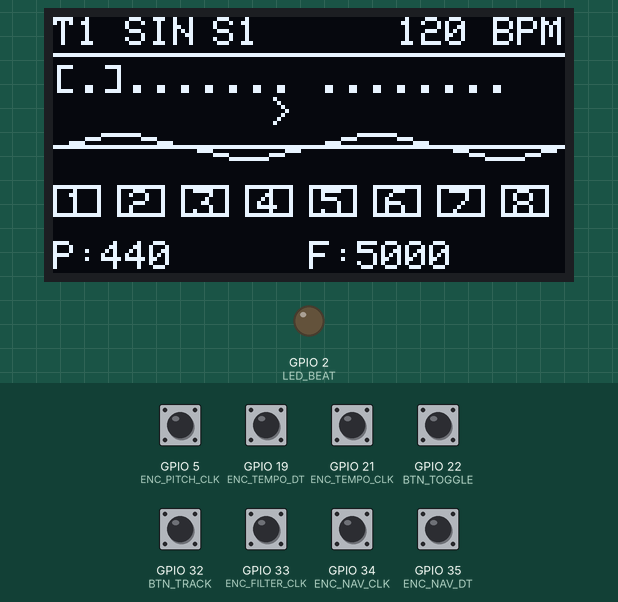
This sketch was run on a simulated ESP32. On the bench: 128×64 one-colour display, output pins drawn as LEDs (lit = HIGH). Dashed ring = blinking. Inputs (shaded band) come from the test bench; at power-on: GPIO 5 (ENC_PITCH_CLK), GPIO 19 (ENC_TEMPO_DT), GPIO 21 (ENC_TEMPO_CLK), GPIO 22 (BTN_TOGGLE), GPIO 32 (BTN_TRACK), GPIO 33 (ENC_FILTER_CLK), GPIO 34 (ENC_NAV_CLK), GPIO 35 (ENC_NAV_DT) HIGH. I2S audio is not simulated (input reads silence); what the sketch prints to the serial monitor is not drawn.

Above: at 2.2 s.
2.3 s: GPIO 22 (BTN_TOGGLE) pulled LOW for 0.15 s
At 2.55 s:
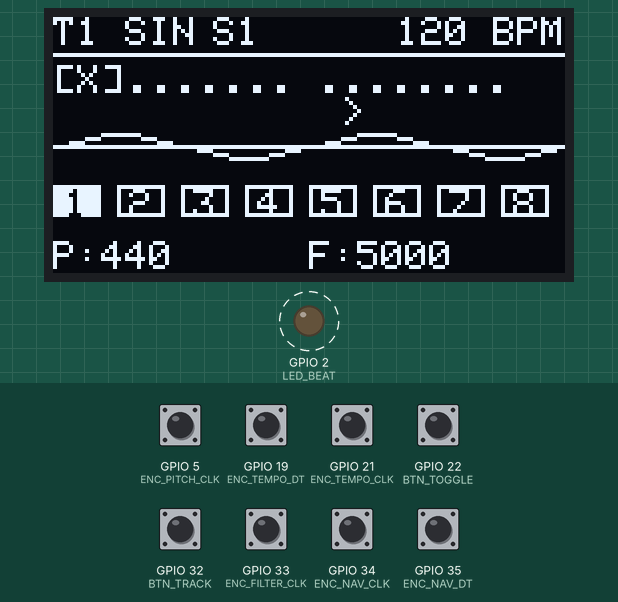
3.0 s: GPIO 32 (BTN_TRACK) pulled LOW for 0.15 s
At 3.24 s:
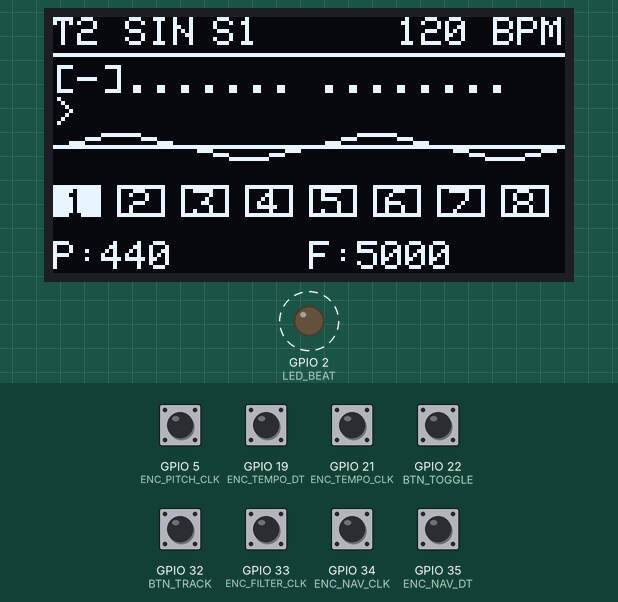
3.7 s: GPIO 34 (ENC_NAV_CLK) pulled LOW for 0.15 s
At 3.92 s:
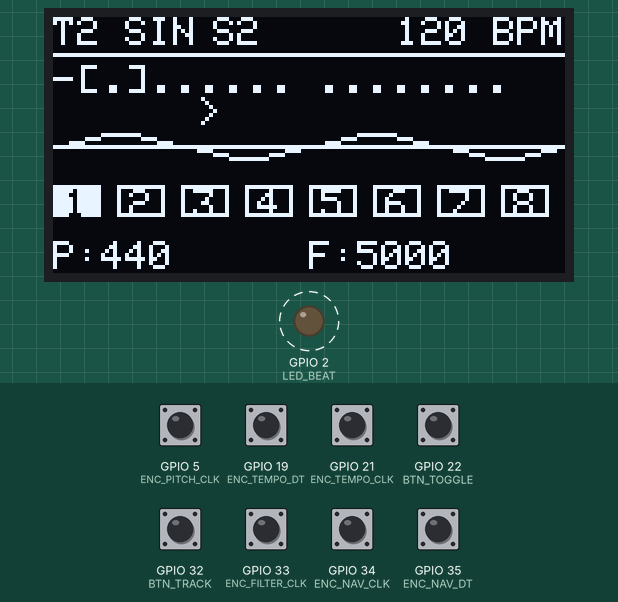
4.4 s: GPIO 21 (ENC_TEMPO_CLK) pulled LOW for 0.15 s
At 4.6 s:
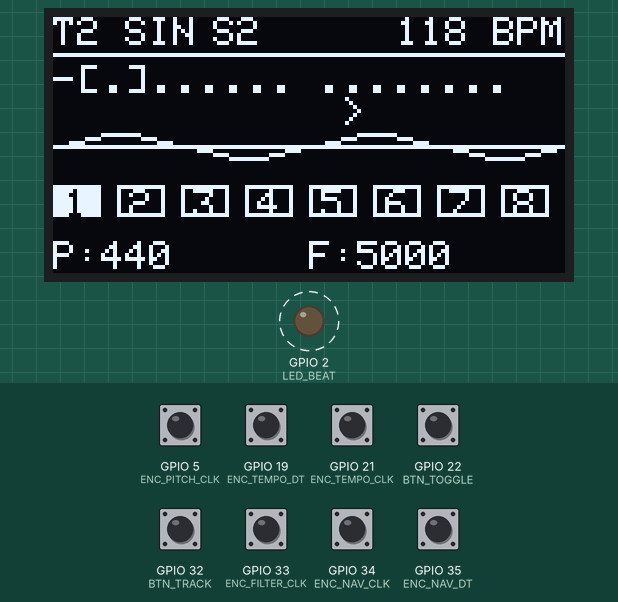
5.1 s: GPIO 22 (BTN_TOGGLE) pulled LOW for 1 s
At 5.29 s:
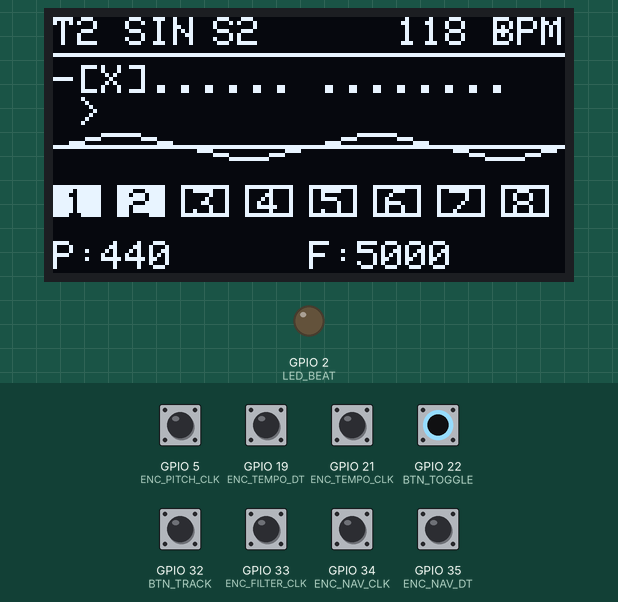
6.7 s: GPIO 32 (BTN_TRACK) pulled LOW for 1 s
At 6.89 s:
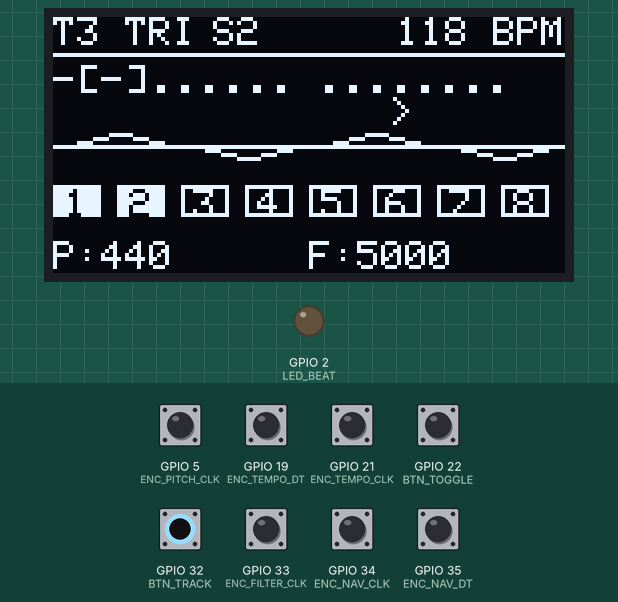
Timing chart, 0 to 12.8 s (numbered marks = the images above; inputs shaded):
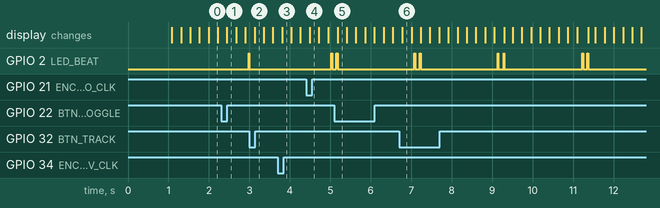

Measured:
- after the input at 2.3 s, GPIO 2 (LED_BEAT): LOW → HIGH after 0.68 s, → LOW 0.02 s later; the display: changes after 0.15 s (image 1)
- after the input at 3.0 s, the display: changes after 0.13 s (image 2)
- after the input at 3.7 s, the display: changes after 0.11 s (image 3)
- after the input at 5.1 s, GPIO 2 (LED_BEAT): LOW → HIGH after 0.05 s, → LOW 0.03 s later; the display: changes after 0.08 s (image 5)
- after the input at 6.7 s, the display: changes after 0.08 s (image 6)

The sketch:

seq_4enc_1_3oled_8x16track_UI_hybrid_GOLDEN_1.ino
```cpp
#include <driver/i2s.h>
#include <SPI.h>
#include <Wire.h>
#include <Adafruit_GFX.h>
#include <Adafruit_SH110X.h>

// I2S Audio
#define I2S_BCK 26
#define I2S_WS 25
#define I2S_DOUT 27
#define SAMPLE_RATE 44100
#define BUFFER_SIZE 64

// OLED
#define SCREEN_WIDTH 128
#define SCREEN_HEIGHT 64
#define OLED_DC 16
#define OLED_CS 4
#define OLED_RESET 17
Adafruit_SH1106G display = Adafruit_SH1106G(SCREEN_WIDTH, SCREEN_HEIGHT, &SPI, OLED_DC, OLED_RESET, OLED_CS);

// Encoders
#define ENC_NAV_CLK 34
#define ENC_NAV_DT 35
#define ENC_PITCH_CLK 5
#define ENC_PITCH_DT 13
#define ENC_FILTER_CLK 33
#define ENC_FILTER_DT 14
#define ENC_TEMPO_CLK 21
#define ENC_TEMPO_DT 19

// Buttons & LED
#define BTN_TOGGLE 22
#define BTN_TRACK 32
#define LED_BEAT 2

// Sequencer parameters
#define NUM_TRACKS 8
#define NUM_STEPS 16

struct Track {
  bool active;
  float phase;
  float frequency;
  int waveType;
  float pan;
  float volume;
  float envLevel;
  int envStage;
  int envCounter;
  int attackTime;
  int decayTime;
  int releaseTime;
  float sustainLevel;
  float filterState;
  float filterCutoff;
};

Track tracks[NUM_TRACKS];
bool sequence[NUM_TRACKS][NUM_STEPS] = {0};

int currentTrack = 0;
int currentStep = 0;
int playbackStep = 0;
int tempo = 120;
int globalPitch = 440;
int globalFilter = 5000;

unsigned long lastStepTime = 0;
unsigned long stepInterval = 0;
unsigned long ledOnTime = 0;
unsigned long lastNavTime = 0;

int lastNavCLK = HIGH, lastPitchCLK = HIGH, lastFilterCLK = HIGH, lastTempoCLK = HIGH;
int lastToggleBtn = HIGH, lastTrackBtn = HIGH;
const char* waveNames[] = {"SIN", "TRI"};

void initializeTracks() {
  tracks[0] = {false, 0, 220, 0, -0.2, 0.95, 0, 0, 0, 30, 600, 1200, 0.0, 0, 0.8};
  tracks[1] = {false, 0, 330, 0, 0.2, 0.9, 0, 0, 0, 40, 700, 1300, 0.0, 0, 0.8};
  tracks[2] = {false, 0, 440, 1, -0.3, 0.7, 0, 0, 0, 200, 1000, 1800, 0.3, 0, 0.7};
  tracks[3] = {false, 0, 550, 1, 0.3, 0.65, 0, 0, 0, 200, 1100, 1900, 0.3, 0, 0.7};
  tracks[4] = {false, 0, 660, 0, -0.2, 0.6, 0, 0, 0, 150, 900, 1500, 0.4, 0, 0.6};
  tracks[5] = {false, 0, 880, 1, 0.2, 0.55, 0, 0, 0, 150, 800, 1400, 0.4, 0, 0.6};
  tracks[6] = {false, 0, 1100, 0, -0.4, 0.5, 0, 0, 0, 100, 700, 1200, 0.5, 0, 0.5};
  tracks[7] = {false, 0, 1320, 1, 0.4, 0.45, 0, 0, 0, 100, 600, 1000, 0.5, 0, 0.5};
}

void setup() {
  Serial.begin(115200);

  i2s_config_t i2s_config = {
    .mode = (i2s_mode_t)(I2S_MODE_MASTER | I2S_MODE_TX),
    .sample_rate = SAMPLE_RATE,
    .bits_per_sample = I2S_BITS_PER_SAMPLE_16BIT,
    .channel_format = I2S_CHANNEL_FMT_RIGHT_LEFT,
    .communication_format = I2S_COMM_FORMAT_STAND_I2S,
    .intr_alloc_flags = ESP_INTR_FLAG_LEVEL1,
    .dma_buf_count = 8,
    .dma_buf_len = 128,
    .use_apll = false
  };

  i2s_pin_config_t pin_config = {.bck_io_num = 26, .ws_io_num = 25, .data_out_num = 27, .data_in_num = I2S_PIN_NO_CHANGE};
  i2s_driver_install(I2S_NUM_0, &i2s_config, 0, NULL);
  i2s_set_pin(I2S_NUM_0, &pin_config);
  i2s_zero_dma_buffer(I2S_NUM_0);

  initializeTracks();

  SPI.begin();
  display.begin(0x3C, true);
  display.clearDisplay();
  display.setTextSize(1);
  display.setTextColor(SH110X_WHITE);
  display.println("Groovebox v3.6");
  display.println("Single Core Stable");
  display.display();
  delay(1000);

  pinMode(ENC_NAV_CLK, INPUT_PULLUP); pinMode(ENC_NAV_DT, INPUT_PULLUP);
  pinMode(ENC_PITCH_CLK, INPUT_PULLUP); pinMode(ENC_PITCH_DT, INPUT_PULLUP);
  pinMode(ENC_FILTER_CLK, INPUT_PULLUP); pinMode(ENC_FILTER_DT, INPUT_PULLUP);
  pinMode(ENC_TEMPO_CLK, INPUT_PULLUP); pinMode(ENC_TEMPO_DT, INPUT_PULLUP);
  pinMode(BTN_TOGGLE, INPUT_PULLUP); pinMode(BTN_TRACK, INPUT_PULLUP);
  pinMode(LED_BEAT, OUTPUT);

  stepInterval = (60000 / tempo) / 4;
  Serial.println("Groovebox initialized - Single core mode");
}

void triggerTrack(int trackNum) {
  Track &t = tracks[trackNum];
  t.active = true;
  t.phase = 0;
  t.envStage = 1;
  t.envCounter = 0;
  t.envLevel = 0;
  t.filterState = 0;
}

void generateAudio() {
  int16_t audioBuffer[BUFFER_SIZE * 2];

  for (int s = 0; s < BUFFER_SIZE; s++) {
    float mixL = 0, mixR = 0;

    for (int i = 0; i < NUM_TRACKS; i++) {
      Track &t = tracks[i];
      if (!t.active) continue;

      float sample = (t.waveType == 0) ? sin(t.phase) : (2.0f / PI) * asin(sin(t.phase));

      if (t.envStage == 1) {
        t.envCounter++;
        t.envLevel = (float)t.envCounter / t.attackTime;
        if (t.envCounter >= t.attackTime) {
          t.envStage = 2;
          t.envCounter = 0;
        }
      }
      else if (t.envStage == 2) {
        t.envCounter++;
        float dec = (float)t.envCounter / t.decayTime;
        t.envLevel = 1.0f - (dec * (1.0f - t.sustainLevel));
        if (t.envCounter >= t.decayTime) {
          t.envStage = 3;
          t.envLevel = t.sustainLevel;
        }
      }
      else if (t.envStage == 4) {
        t.envCounter++;
        t.envLevel = t.sustainLevel * (1.0f - ((float)t.envCounter / t.releaseTime));
        if (t.envCounter >= t.releaseTime || t.envLevel <= 0.001f) {
          t.active = false;
          t.envStage = 0;
          t.envLevel = 0;
        }
      }

      sample *= t.envLevel * t.volume;
      t.filterState = t.filterState * (1.0f - t.filterCutoff) + sample * t.filterCutoff;
      sample = t.filterState;

      t.phase += (2.0f * PI * t.frequency) / SAMPLE_RATE;
      if (t.phase >= 2.0f * PI) t.phase -= 2.0f * PI;

      mixL += sample * (1.0f - max(0.0f, t.pan));
      mixR += sample * (1.0f + min(0.0f, t.pan));
    }

    audioBuffer[s * 2] = (int16_t)constrain(mixL * 1500, -32000, 32000);
    audioBuffer[s * 2 + 1] = (int16_t)constrain(mixR * 1500, -32000, 32000);
  }

  size_t written;
  i2s_write(I2S_NUM_0, audioBuffer, sizeof(audioBuffer), &written, portMAX_DELAY);
}

void readEncoders() {
  int navCLK = digitalRead(ENC_NAV_CLK);
  if (navCLK != lastNavCLK && navCLK == LOW) {
    if (millis() - lastNavTime > 5) {
      if (digitalRead(ENC_NAV_DT) == LOW) currentStep = (currentStep - 1 + NUM_STEPS) % NUM_STEPS;
      else currentStep = (currentStep + 1) % NUM_STEPS;
      lastNavTime = millis();
    }
  }
  lastNavCLK = navCLK;

  int pitchCLK = digitalRead(ENC_PITCH_CLK);
  if (pitchCLK != lastPitchCLK && pitchCLK == LOW) {
    globalPitch = (digitalRead(ENC_PITCH_DT) == LOW) ? globalPitch - 20 : globalPitch + 20;
    globalPitch = constrain(globalPitch, 200, 2000);
    float ratio = globalPitch / 440.0;
    tracks[0].frequency = 220 * ratio; tracks[1].frequency = 330 * ratio; tracks[2].frequency = 440 * ratio;
    tracks[3].frequency = 550 * ratio; tracks[4].frequency = 660 * ratio; tracks[5].frequency = 880 * ratio;
    tracks[6].frequency = 1100 * ratio; tracks[7].frequency = 1320 * ratio;
  }
  lastPitchCLK = pitchCLK;

  int filterCLK = digitalRead(ENC_FILTER_CLK);
  if (filterCLK != lastFilterCLK && filterCLK == LOW) {
    globalFilter = (digitalRead(ENC_FILTER_DT) == LOW) ? globalFilter - 200 : globalFilter + 200;
    globalFilter = constrain(globalFilter, 200, 8000);
    for (int i = 0; i < NUM_TRACKS; i++) {
      tracks[i].filterCutoff = (float)globalFilter / 10000.0;
      tracks[i].filterCutoff = constrain(tracks[i].filterCutoff, 0.1, 0.95);
    }
  }
  lastFilterCLK = filterCLK;

  int tempoCLK = digitalRead(ENC_TEMPO_CLK);
  if (tempoCLK != lastTempoCLK && tempoCLK == LOW) {
    tempo = (digitalRead(ENC_TEMPO_DT) == LOW) ? tempo + 2 : tempo - 2;
    tempo = constrain(tempo, 80, 180);
    stepInterval = (60000 / tempo) / 4;
  }
  lastTempoCLK = tempoCLK;
}

void readButtons() {
  int toggleBtn = digitalRead(BTN_TOGGLE);
  if (toggleBtn == LOW && lastToggleBtn == HIGH) {
    sequence[currentTrack][currentStep] = !sequence[currentTrack][currentStep];
    delay(50);
  }
  lastToggleBtn = toggleBtn;

  int trackBtn = digitalRead(BTN_TRACK);
  if (trackBtn == LOW && lastTrackBtn == HIGH) {
    currentTrack = (currentTrack + 1) % NUM_TRACKS;
    delay(50);
  }
  lastTrackBtn = trackBtn;
}

void updateSequencer() {
  if (millis() - lastStepTime >= stepInterval) {
    playbackStep = (playbackStep + 1) % NUM_STEPS;
    lastStepTime = millis();

    bool hasActiveNote = false;
    for (int t = 0; t < NUM_TRACKS; t++) {
      if (sequence[t][playbackStep]) {
        triggerTrack(t);
        hasActiveNote = true;
      } else {
        if (tracks[t].active && tracks[t].envStage == 3) {
          tracks[t].envStage = 4;
          tracks[t].envCounter = 0;
        }
      }
    }

    if (hasActiveNote) {
      digitalWrite(LED_BEAT, HIGH);
      ledOnTime = millis();
    }
  }

  if (ledOnTime > 0 && millis() - ledOnTime > 20) {
    digitalWrite(LED_BEAT, LOW);
    ledOnTime = 0;
  }
}

void drawWaveform(int trackNum) {
  Track &t = tracks[trackNum];
  int waveY = 32, waveHeight = 7, waveWidth = 128, waveX = 0;
  display.drawFastHLine(waveX, waveY, waveWidth, SH110X_WHITE);
  int numSamples = 64; float cycles = 2.0;
  for (int i = 0; i < numSamples - 1; i++) {
    float p1 = (i / (float)numSamples) * cycles * 2.0 * PI;
    float p2 = ((i + 1) / (float)numSamples) * cycles * 2.0 * PI;
    float s1 = (t.waveType == 0) ? sin(p1) : (2.0 / PI) * asin(sin(p1));
    float s2 = (t.waveType == 0) ? sin(p2) : (2.0 / PI) * asin(sin(p2));
    int y1 = constrain(waveY - (int)(s1 * (waveHeight / 2.0)), waveY - waveHeight/2, waveY + waveHeight/2);
    int y2 = constrain(waveY - (int)(s2 * (waveHeight / 2.0)), waveY - waveHeight/2, waveY + waveHeight/2);
    display.drawLine(waveX + (i * waveWidth / numSamples), y1, waveX + ((i + 1) * waveWidth / numSamples), y2, SH110X_WHITE);
  }
}

void updateDisplay() {
  static unsigned long lastUpdate = 0;
  if (millis() - lastUpdate > 200) {
    display.clearDisplay();
    display.setCursor(0, 0);
    display.print("T"); display.print(currentTrack + 1);
    display.print(" "); display.print(waveNames[tracks[currentTrack].waveType]);
    display.setCursor(40, 0); display.print("S"); display.print(currentStep + 1);

    // Right-aligned BPM
    String bpmText = String(tempo) + " BPM";
    int bpmWidth = bpmText.length() * 6;
    display.setCursor(128 - bpmWidth, 0);
    display.print(bpmText);

    for (int t = 0; t < NUM_TRACKS; t++) {
      if (tracks[t].active && tracks[t].envLevel > 0.1) display.fillCircle(110 + (t * 2), 3, 1, SH110X_WHITE);
    }

    display.drawFastHLine(0, 9, 128, SH110X_WHITE);
    display.setCursor(0, 12);
    for (int s = 0; s < NUM_STEPS; s++) {
      if (s == currentStep) display.print("[");
      if (sequence[currentTrack][s]) display.print("X");
      else {
        bool o = false; for(int t=0; t<NUM_TRACKS; t++) if(t!=currentTrack && sequence[t][s]) o = true;
        display.print(o ? "-" : ".");
      }
      if (s == currentStep) display.print("]");
      if (s == 7) display.print(" ");
    }
    display.setCursor(0, 20);
    for (int s = 0; s < NUM_STEPS; s++) {
      display.print(s == playbackStep ? ">" : " ");
      if (s == 7) display.print(" ");
    }

    // Full-width waveform
    drawWaveform(currentTrack);
    for (int t = 0; t < NUM_TRACKS; t++) {
      bool n = false; for (int s = 0; s < NUM_STEPS; s++) if (sequence[t][s]) n = true;
      int xP = t * 16;
      if (n) { display.fillRect(xP, 42, 12, 8, SH110X_WHITE); display.setTextColor(SH110X_BLACK); }
      else { display.drawRect(xP, 42, 12, 8, SH110X_WHITE); display.setTextColor(SH110X_WHITE); }
      display.setCursor(xP + 3, 43); display.print(t + 1); display.setTextColor(SH110X_WHITE);
    }
    display.setCursor(0, 56); display.print("P:");
    display.print(globalPitch);
    display.setCursor(64, 56); display.print("F:");
    display.print(globalFilter);
    display.display();
    lastUpdate = millis();
  }
}

void loop() {
  readEncoders();
  readButtons();
  updateSequencer();
  generateAudio();
  updateDisplay();
}
```
